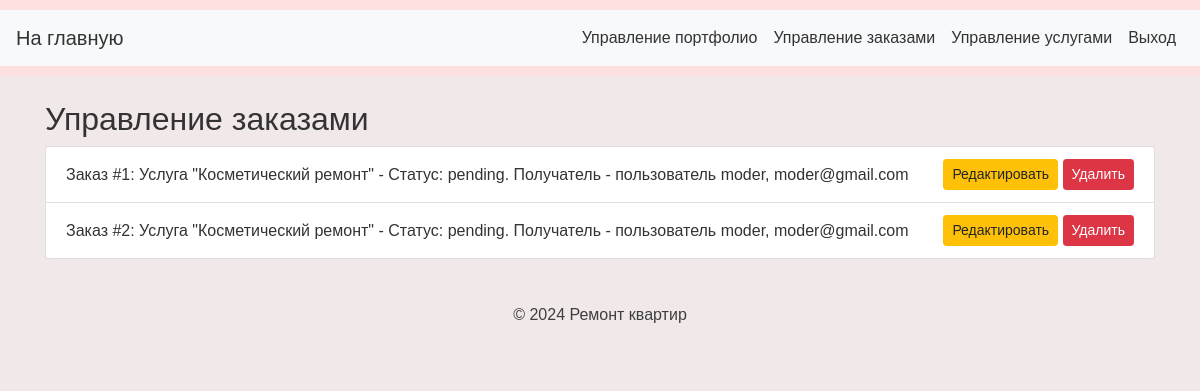
The page /moderate/orders (signed in) on the database as committed earlier.
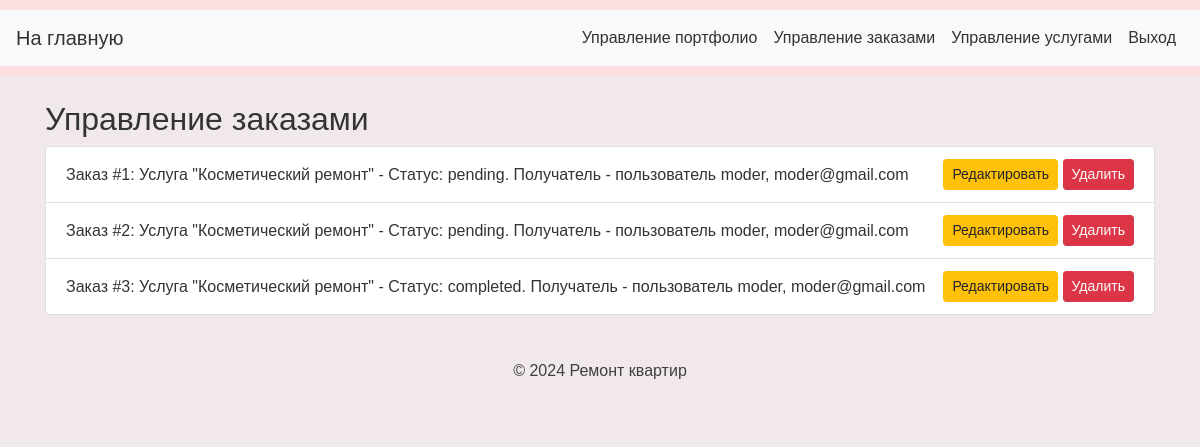
The same page on the database as committed later.
### app/models.py (models this page shows, shortened)
class Order(db.Model):
    id = db.Column(db.Integer, primary_key=True)
    user_id = db.Column(db.Integer, db.ForeignKey('user.id'), nullable=False)
    service_id = db.Column(db.Integer, db.ForeignKey('service.id'), nullable=False)
    status = db.Column(db.String(20))  # pending, completed, cancelled
    created_at = db.Column(db.DateTime, default=db.func.current_timestamp())

class Service(db.Model):
    id = db.Column(db.Integer, primary_key=True)
    name = db.Column(db.String(100), nullable=False)
    description = db.Column(db.Text)
    price = db.Column(db.Float)
    orders = db.relationship('Order', backref='service', lazy=True)

class User(db.Model, UserMixin):
    id = db.Column(db.Integer, primary_key=True)
    username = db.Column(db.String(80), unique=True, nullable=False)
    email = db.Column(db.String(120), unique=True, nullable=False)
    password_hash = db.Column(db.String(128), nullable=False)
    role = db.Column(db.String(20), default='client')  # admin, moderator, client
    orders = db.relationship('Order', backref='user', lazy=True)
    @property
    def password(self):
        raise AttributeError('password is not a readable attribute')

### app/views.py (the view)
@app.route('/moderate/orders', methods=['GET'])
@login_required
def manage_orders():
    form = OrderForm()
    username = current_user.username
    email = current_user.email
    if current_user.role != 'moderator':
        flash('У вас нет прав доступа к этой странице.', 'danger')
        return redirect(url_for('index'))
    orders = Order.query.all()
    return render_template('manage_orders.html', orders=orders, form=form, username=username, email=email)

### app/__init__.py (called while the page is built)
@login_manager.user_loader
def load_user(user_id):
    return User.query.get(int(user_id))

@app.before_request
def before_request():
    if 'theme' not in session:
        session['theme'] = 'light'  # Установите тему по умолчанию

### templates/manage_orders.html (shortened to what this page needs)
{% extends "moder_base.html" %}
{% block content %}
<h2>Управление заказами</h2>
<ul class="list-group">
    {% for order in orders %}
        <li class="list-group-item d-flex justify-content-between align-items-center">
            Заказ #{{ order.id }}: Услуга "{{ order.service.name }}" - Статус: {{ order.status }}. Получатель - пользователь {{username}}, {{email}}
            <div>
                <a href="{{ url_for('edit_order', order_id=order.id) }}" class="btn btn-warning btn-sm">Редактировать</a>
                <form action="{{ url_for('delete_order', order_id=order.id) }}" method="POST" style="display:inline;">
    <button type="submit" class="btn btn-danger btn-sm">Удалить</button>
                </form>
            </div>
        </li>
    {% endfor %}
</ul>
{% endblock %}

Rows that differ between the two databases and show on the page:
added Order: id "3", service.name "Косметический ремонт", status "completed", {{ username }} "moder", {{ email }} "moder@gmail.com"
